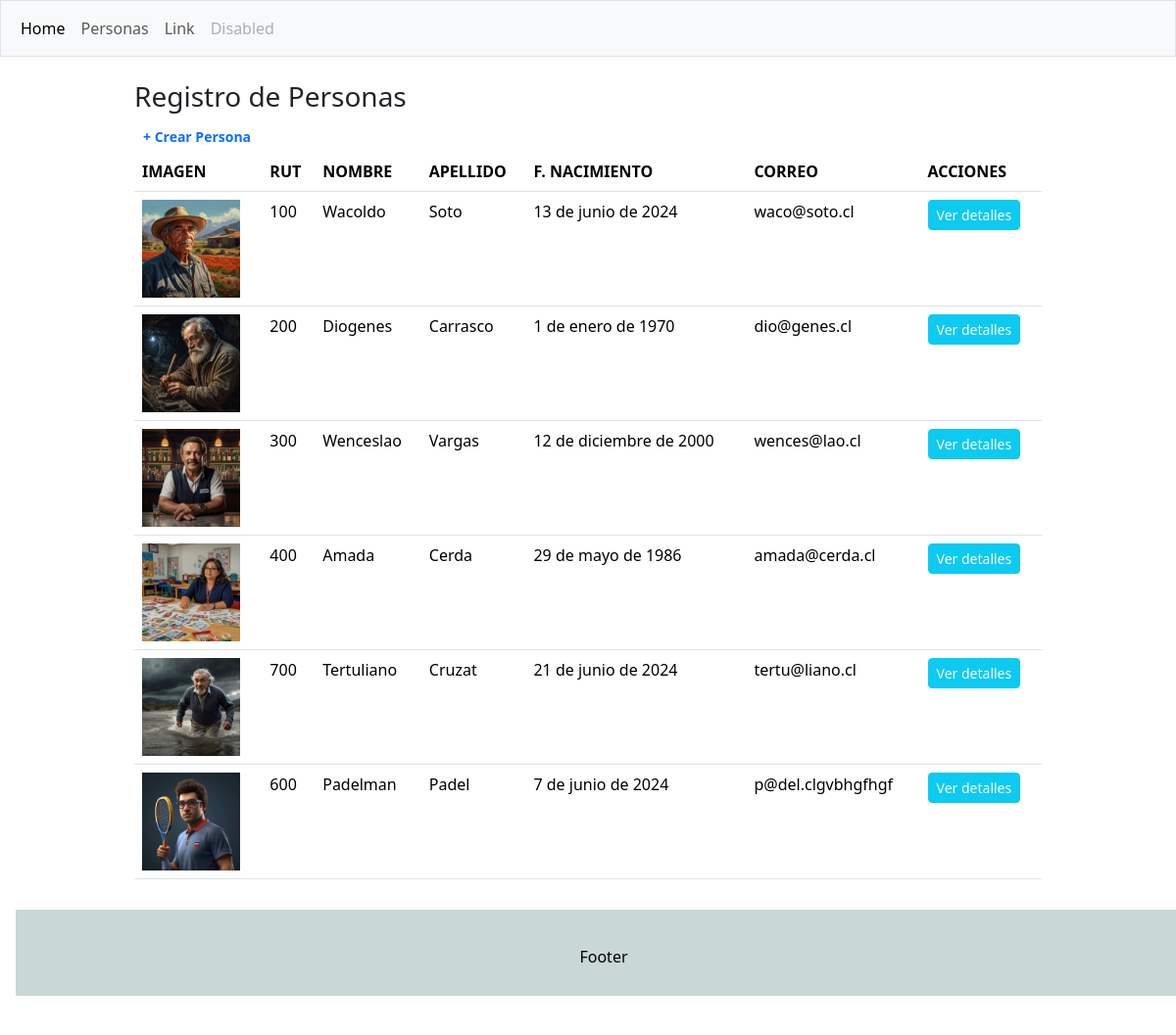
The page /personas/ on the database its author committed.
### crud/models.py (models this page shows, shortened)
class Persona(models.Model):
    rut=models.CharField(max_length=10, primary_key=True)
    nombre=models.CharField(max_length=50, null=False)
    apellido=models.CharField(max_length=50, null=False)
    f_nacto=models.DateField()
    email=models.EmailField(max_length=100, null=False)
    imagen=models.ImageField(upload_to='personas', null=True)

### crud/views.py (the view)
# urls.py: path('personas/', personas, name='personas'),
def personas(request):
    personas=Persona.objects.all()
    datos={
        "personas":personas
    }
    return render(request,'crud/personas.html', datos)

### crud/templates/crud/personas.html (shortened to what this page needs)
{% extends "crud/base.html" %}
{% block contenido %}
<div class="container mt-4">
  <div class="row">
    <div class="col-sm-1">
    </div>
  <div class="col-sm-10">
    <h3>Registro de Personas</h3>
    <a href="{% url "crearpersona" %}" role='button' class='btn btn-sm text-primary' style="font-weight:bold">+ Crear Persona</a>
    <table class="table table-hover">
      <thead>
        <tr>
          <th>IMAGEN</th>
          <th>RUT</th>
          <th>NOMBRE</th>
          <th>APELLIDO</th>
          <th>F. NACIMIENTO</th>
          <th>CORREO</th>
          <th>ACCIONES</th>
        </tr>
      </thead>
      <tbody>
        {% for p in personas %}
        <td><img src="{{p.imagen.url}}" alt="fotito" height="100"> </td>
        <td>{{p.rut}}</td>
        <td>{{p.nombre}}</td>
        <td>{{p.apellido}}</td>
        <td>{{p.f_nacto}}</td>
        <td>{{p.email}}</td>
        <td><a href="{% url "detalles" p.rut %}" role="button" class="btn btn-info btn-sm text-light">Ver detalles</a></td>
        {% endfor %}
      </tbody>
    </table>
  </div>
  <div class="col-sm-1"></div>
</div>
</div>
{% endblock contenido %}

### rows shown on the page
Persona: imagen (picture), rut "100", nombre "Wacoldo", apellido "Soto", f_nacto "13 de junio de 2024", email "waco@soto.cl"
Persona: imagen (picture), rut "200", nombre "Diogenes", apellido "Carrasco", f_nacto "1 de enero de 1970", email "dio@genes.cl"
Persona: imagen (picture), rut "300", nombre "Wenceslao", apellido "Vargas", f_nacto "12 de diciembre de 2000", email "wences@lao.cl"
Persona: imagen (picture), rut "400", nombre "Amada", apellido "Cerda", f_nacto "29 de mayo de 1986", email "amada@cerda.cl"
Persona: imagen (picture), rut "700", nombre "Tertuliano", apellido "Cruzat", f_nacto "21 de junio de 2024", email "tertu@liano.cl"
Persona: imagen (picture), rut "600", nombre "Padelman", apellido "Padel", f_nacto "7 de junio de 2024", email "p@del.clgvbhgfhgf"
